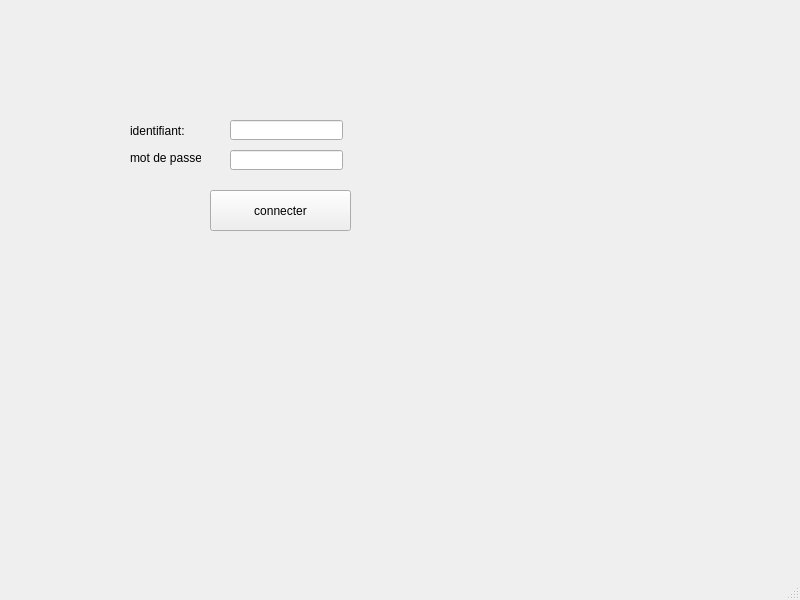
<?xml version="1.0" encoding="UTF-8"?>
<ui version="4.0">
 <class>login1</class>
 <widget class="QMainWindow" name="login1">
  <property name="geometry">
   <rect>
    <x>0</x>
    <y>0</y>
    <width>800</width>
    <height>600</height>
   </rect>
  </property>
  <property name="windowTitle">
   <string>MainWindow</string>
  </property>
  <widget class="QWidget" name="centralwidget">
   <widget class="QLabel" name="label_2">
    <property name="geometry">
     <rect>
      <x>130</x>
      <y>150</y>
      <width>71</width>
      <height>16</height>
     </rect>
    </property>
    <property name="text">
     <string>mot de passe:</string>
    </property>
   </widget>
   <widget class="QLineEdit" name="lineEdit">
    <property name="geometry">
     <rect>
      <x>230</x>
      <y>120</y>
      <width>113</width>
      <height>20</height>
     </rect>
    </property>
   </widget>
   <widget class="QLabel" name="label">
    <property name="geometry">
     <rect>
      <x>130</x>
      <y>120</y>
      <width>91</width>
      <height>21</height>
     </rect>
    </property>
    <property name="text">
     <string>identifiant:</string>
    </property>
   </widget>
   <widget class="QPushButton" name="pushButton">
    <property name="geometry">
     <rect>
      <x>210</x>
      <y>190</y>
      <width>141</width>
      <height>41</height>
     </rect>
    </property>
    <property name="text">
     <string>connecter</string>
    </property>
   </widget>
   <widget class="QLineEdit" name="lineEdit_2">
    <property name="geometry">
     <rect>
      <x>230</x>
      <y>150</y>
      <width>113</width>
      <height>20</height>
     </rect>
    </property>
   </widget>
  </widget>
  <widget class="QMenuBar" name="menubar">
   <property name="geometry">
    <rect>
     <x>0</x>
     <y>0</y>
     <width>800</width>
     <height>17</height>
    </rect>
   </property>
  </widget>
  <widget class="QStatusBar" name="statusbar"/>
 </widget>
 <resources/>
 <connections/>
</ui>
